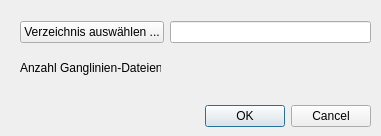
<?xml version="1.0" encoding="UTF-8"?>
<ui version="4.0">
 <class>HydrographMatcherDialogBase</class>
 <widget class="QDialog" name="HydrographMatcherDialogBase">
  <property name="geometry">
   <rect>
    <x>0</x>
    <y>0</y>
    <width>381</width>
    <height>136</height>
   </rect>
  </property>
  <property name="windowTitle">
   <string>Hydrograph Matcher</string>
  </property>
  <widget class="QDialogButtonBox" name="button_box">
   <property name="geometry">
    <rect>
     <x>30</x>
     <y>100</y>
     <width>341</width>
     <height>32</height>
    </rect>
   </property>
   <property name="orientation">
    <enum>Qt::Horizontal</enum>
   </property>
   <property name="standardButtons">
    <set>QDialogButtonBox::Cancel|QDialogButtonBox::Ok</set>
   </property>
  </widget>
  <widget class="QWidget" name="layoutWidget">
   <property name="geometry">
    <rect>
     <x>20</x>
     <y>20</y>
     <width>351</width>
     <height>25</height>
    </rect>
   </property>
   <layout class="QHBoxLayout" name="horizontalLayout">
    <item>
     <widget class="QPushButton" name="pushButton">
      <property name="text">
       <string>Verzeichnis auswählen ...</string>
      </property>
     </widget>
    </item>
    <item>
     <widget class="QLineEdit" name="lineEdit">
      <property name="readOnly">
       <bool>true</bool>
      </property>
     </widget>
    </item>
   </layout>
  </widget>
  <widget class="QLabel" name="fileCountLabel">
   <property name="geometry">
    <rect>
     <x>20</x>
     <y>60</y>
     <width>141</width>
     <height>16</height>
    </rect>
   </property>
   <property name="text">
    <string>Anzahl Ganglinien-Dateien:</string>
   </property>
  </widget>
  <widget class="QLabel" name="fileCountValueLabel">
   <property name="geometry">
    <rect>
     <x>170</x>
     <y>60</y>
     <width>51</width>
     <height>16</height>
    </rect>
   </property>
   <property name="text">
    <string/>
   </property>
  </widget>
 </widget>
 <resources/>
 <connections>
  <connection>
   <sender>button_box</sender>
   <signal>accepted()</signal>
   <receiver>HydrographMatcherDialogBase</receiver>
   <slot>accept()</slot>
   <hints>
    <hint type="sourcelabel">
     <x>20</x>
     <y>20</y>
    </hint>
    <hint type="destinationlabel">
     <x>20</x>
     <y>20</y>
    </hint>
   </hints>
  </connection>
  <connection>
   <sender>button_box</sender>
   <signal>rejected()</signal>
   <receiver>HydrographMatcherDialogBase</receiver>
   <slot>reject()</slot>
   <hints>
    <hint type="sourcelabel">
     <x>20</x>
     <y>20</y>
    </hint>
    <hint type="destinationlabel">
     <x>20</x>
     <y>20</y>
    </hint>
   </hints>
  </connection>
 </connections>
</ui>
